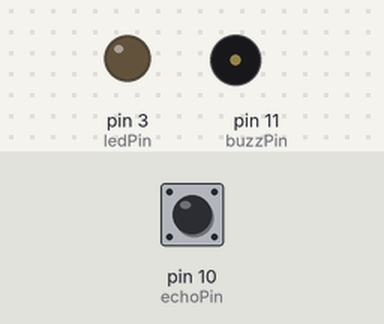
The sketch below on a simulated Arduino Uno, built with avr-gcc and run on an emulated ATmega328P. Shown: output pins drawn as LEDs (lit = HIGH), buzzer (waves = sounding, pin HIGH). The inputs (shaded band) are chosen by the test bench; at power-on: pin 10 (echoPin) LOW. Pins used as bus, display or sensor lines are not drawn.

Above: at 0.1 s.
At 1.2 s:
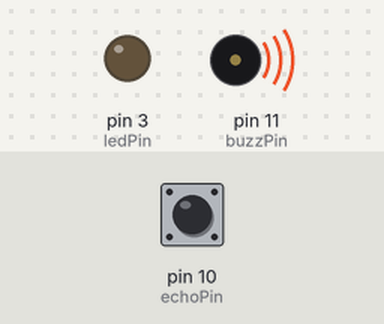
1.3 s: pin 10 (echoPin) pulsed HIGH 2 times (0.12 s each, 0.3 s apart)
At 2.3 s:
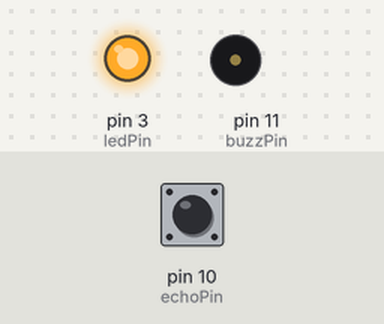
Timing chart, 0 to 4.3 s (numbered marks = the images above; inputs shaded):
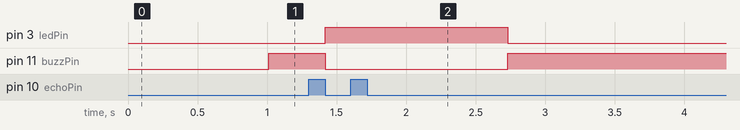

The sketch:

FinalProject.ino
```cpp
//pins
const int trigPin = 9;
const int echoPin = 10;
const int buzzPin = 11;
const int ledPin = 3;

//variables
long duration;
int distance;
int safetyDistance;


void setup() {
  pinMode(trigPin, OUTPUT); // Sets the trigPin as an Output
  pinMode(echoPin, INPUT); // Sets the echoPin as an Input
  pinMode(buzzPin, OUTPUT);
  pinMode(ledPin, OUTPUT);

}

void loop() {
  //Clearing the trigPin
  digitalWrite(trigPin, LOW);
  delay(2);

  // Sets the trigPin on HIGH state for 10 micro seconds
  digitalWrite(trigPin, HIGH);
  delay(10);
  digitalWrite(trigPin, LOW);

  //Reads the echoPin, returns the sound wave travel time in microseconds
  duration = pulseIn(echoPin, HIGH);

  //Calculating the distance
  distance = duration*0.034/2;

  safetyDistance = distance;

  //I took a safetyDistance of 10 cm
  if (safetyDistance <= 10){
    digitalWrite(buzzPin, HIGH);
    digitalWrite(ledPin, LOW);
  }
  else{
    digitalWrite(buzzPin, LOW);
    digitalWrite(ledPin, HIGH);
  }

}
```

Measured:
- after the input at 1.3 s, pin 3 (ledPin): LOW → HIGH after 0.12 s, → LOW 1.3 s later; pin 11 (buzzPin): HIGH → LOW after 0.12 s, → HIGH 1.3 s later
